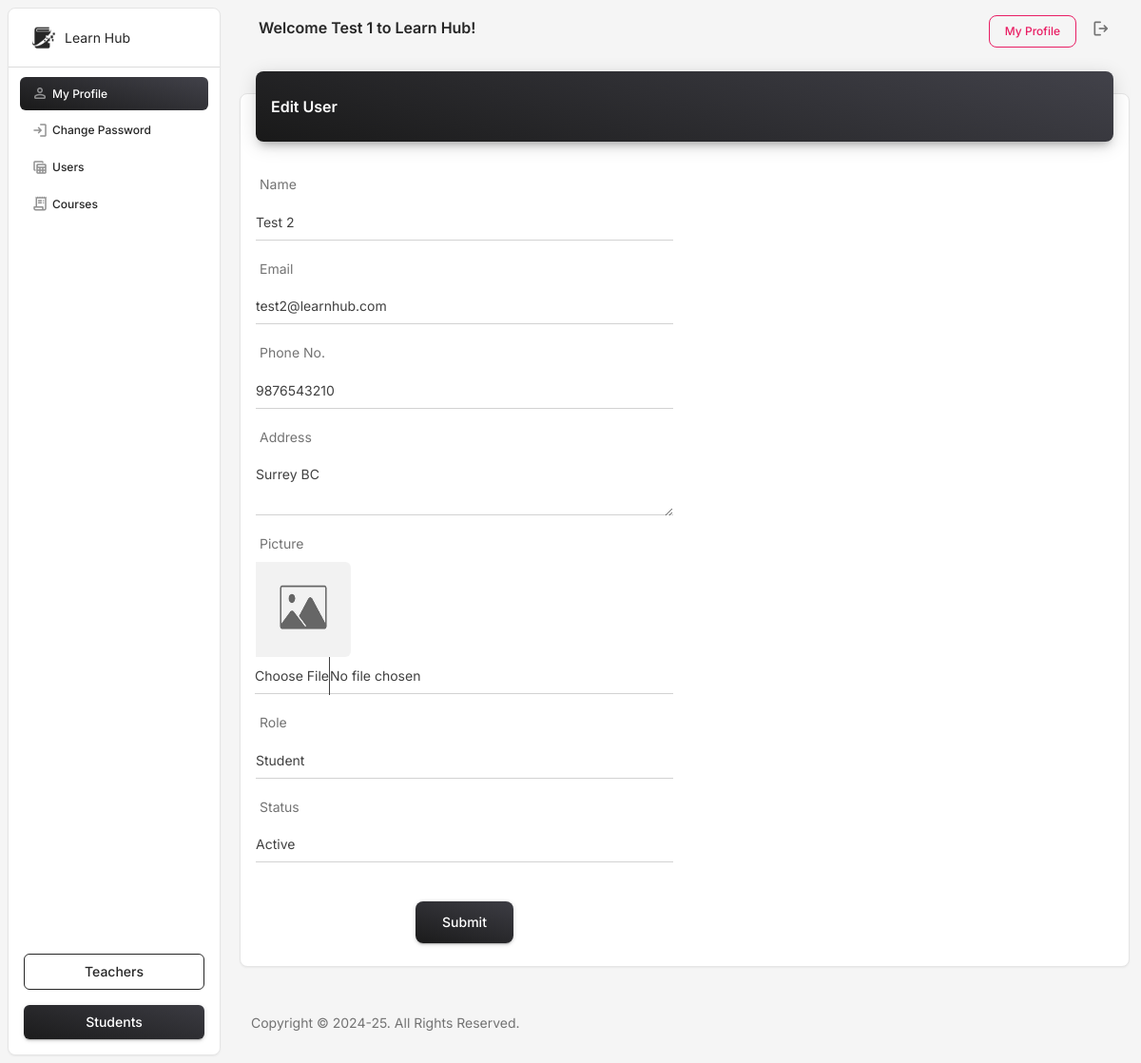
/edit_user.php?edit=2 (signed in), run on the app's committed database.
### tables this page shows
CREATE TABLE `users` (
  `User_ID` int(11) NOT NULL,
  `Name` varchar(100) NOT NULL,
  `Email` varchar(100) NOT NULL,
  `Password` varchar(100) NOT NULL,
  `Role` enum('student','teacher','admin') NOT NULL,
  `PhoneNo` varchar(15) DEFAULT NULL,
  `Address` varchar(100) DEFAULT NULL,
  `Picture` varchar(100) DEFAULT NULL,
  `Major` varchar(100) DEFAULT NULL,
  `Status` enum('Active','Inactive') DEFAULT 'Active'
);

### edit_user.php (the view, shortened to what this page needs)
<?php
include("includes/config.php");
?>
<!DOCTYPE html>
<html lang="en">
<head>
<link href="assets/css/nucleo-icons.css" rel="stylesheet" />
<link href="assets/css/nucleo-svg.css" rel="stylesheet" />
<link id="pagestyle" href="assets/css/material-dashboard.css?v=3.2.0" rel="stylesheet" />
</head>
<body class="g-sidenav-show  bg-gray-100">
<?php
include('includes/sidebar.php');
?>
<main class="main-content position-relative max-height-vh-100 h-100 border-radius-lg ">
  <?php
include('includes/header.php');
?>
  <div class="container-fluid py-2">
    <div class="row">
      <div class="col-12">
        <div class="card my-4">
          <div class="card-header p-0 position-relative mt-n4 mx-3 z-index-2">
            <div class="bg-gradient-dark shadow-dark border-radius-lg pt-4 pb-3">
              <h6 class="text-white text-capitalize ps-3">Edit User</h6>
            </div>
          </div>
          <div class="card-body px-0 pb-2">
            <div class="card card-plain">
              <div class="card-body">
                <form role="form" action="edit_user.php?edit=<?php echo $_GET['edit'];?>" method="post" enctype="multipart/form-data">
                  <div class="row">
                    <div class=" col-md-6">
                      <?php
						$qry = mysqli_query($d,"select * from users where User_ID='".$_GET['edit']."' ");
						$row = mysqli_fetch_array($qry);
					  ?>
					  <label class="form-label">Name</label>
                      <div class="input-group input-group-static mb-3">
                        <input type="text" class="form-control" name="Name" value="<?php echo $row['Name'];?>">
                      </div>
					  <label class="form-label">Email</label>
                      <div class="input-group input-group-static mb-3">
                        <input type="email" class="form-control" name="Email" value="<?php echo $row['Email'];?>">
                      </div>
					  <label class="form-label">Phone No.</label>
                      <div class="input-group input-group-static mb-3">
                        <input type="text" class="form-control" name="PhoneNo" value="<?php echo $row['PhoneNo'];?>">
                      </div>
					   <label class="form-label">Address</label>
                      <div class="input-group input-group-static mb-3">
                        <textarea class="form-control" name="Address"><?php echo $row['Address'];?></textarea>
                      </div>
					  <label class="form-label">Picture</label>
                      <div class="input-group input-group-static mb-3">
						<?php
						if(!empty($row['Picture']))
						{
						$user_image = $row['Picture'];
						}
						else
						{
						$user_image = 'uploads/no-img.jpg';
						}
						?>
						<img src="<?php echo $user_image;?>" width="100" height="100"><br>
                        <input type="file" class="form-control" name="Picture">
                      </div>
					  <label class="form-label">Role</label>
                      <div class="input-group input-group-static mb-3">
                        <select class="form-control" name="Role">
                          <option value="student" <?php if($row['Role']=='student') { ?> selected="selected" <?php } ?>>Student</option>
                        </select>
                      </div>
					  <label class="form-label">Status</label>
                      <div class="input-group input-group-static mb-3">
                        <select class="form-control" name="Status">
                          <option value="Active" <?php if($row['Status']=='Active') { ?> selected="selected" <?php } ?>>Active</option>
                        </select>
                      </div>
                    </div>
                    <div class=" col-md-6"> </div>
                    <div class="col-md-6">
                      <div class="text-center">
                        <button type="submit" name="submit" value="submit" class="btn btn-lg bg-gradient-dark btn-lg mt-4 mb-0">Submit</button>
                      </div>
                    </div>
                  </div>
                </form>
              </div>
            </div>
          </div>
        </div>
      </div>
    </div>
    <?php
include('includes/footer.php');
?>
  </div>
</main>
</body>
</html>

### includes/header.php (style rules this page uses)
.card { min-height: 500px; }

### data on the page
users: Name "Test 2", Email "test2@learnhub.com", PhoneNo "9876543210", Address "Surrey BC", Picture (placeholder picture), Role "Student", Status "Active"

### other printed values
$_SESSION['sname'] "Test 1"
